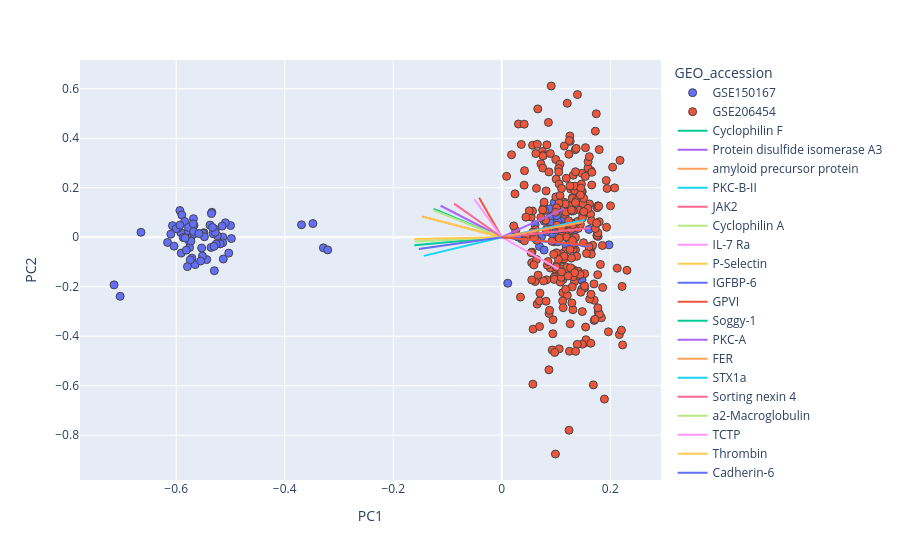

Write notebook code for a chart like this one.
### Code cell
fig = visualisation.pca_biplot(W, scores, corrected_second_trimester, topN = 20, XPC = 'PC1', YPC = 'PC2')
fig.show()

### Figure 1 — Plotly figure (JSON) as saved in the notebook; plotly's stock layout.template omitted (floating-point values rounded to 4 significant figures; data arrays with more than 128 entries replaced by an {"elided": "..."} marker saying what was removed)
{"data": [{"hovertemplate": "GEO_accession=GSE150167<br>PC1=%{x}<br>PC2=%{y}<extra></extra>", "legendgroup": "GSE150167", "marker": {"color": "#636efa", "line": {"width": 1}, "size": 8, "symbol": "circle"}, "mode": "markers", "name": "GSE150167", "orientation": "v", "showlegend": true, "type": "scatter", "x": [0.06144, -0.5141, -0.3288, -0.5916, -0.4983, -0.4999, -0.5932, 0.06951, 0.09261, -0.5897, -0.5672, 0.1229, 0.089, 0.09887, 0.07845, -0.571, -0.5243, 0.1184, 0.09659, -0.5491, -0.5438, -0.3481, 0.07728, -0.528, 0.03651, -0.5651, -0.5321, 0.1053, -0.5756, 0.0779, 0.1155, -0.5775, 0.02454, -0.5727, 0.1105, -0.5683, -0.5844, -0.5502, 0.07318, -0.5343, -0.5282, 0.08249, 0.09131, -0.5971, 0.1168, -0.5677, -0.5358, 0.08861, 0.1183, -0.5754, -0.5298, -0.616, -0.5376, -0.5481, -0.5775, -0.5687, -0.5871, 0.08695, 0.09668, 0.1753, -0.7033, 0.02967, 0.1336, -0.5517, 0.1349, -0.5033, -0.6068, -0.5742, -0.6001, 0.1606, 0.1118, 0.1036, 0.1976, 0.104, -0.5681, 0.08955, 0.101, -0.3691, -0.5352, -0.5331, 0.116, -0.5582, -0.5908, -0.573, -0.7146, -0.5132, -0.5143, -0.5094, -0.5191, -0.3209, -0.5263, -0.5814, -0.555, -0.5532, -0.5303, 0.01098, -0.5793, 0.1479, -0.6099, -0.665, -0.6041, 0.147, -0.5931, -0.5836, -0.5154], "xaxis": "x", "y": [0.05049, 0.000311, -0.04305, 0.01854, -0.005332, 0.04725, 0.1078, -0.03746, 0.01453, 0.09002, 0.0482, 0.005283, 0.08076, 0.0292, 0.06442, -0.08462, 0.005446, 0.001695, -0.01864, 0.0183, -0.09051, 0.05507, 0.1211, 0.03181, -0.007124, -0.1106, 0.01448, 0.04041, -0.01759, -0.05201, 0.0158, 0.0238, 0.006872, -0.00036, 0.05122, 0.07489, 0.06386, 0.01507, 0.002394, 0.1007, 0.02009, 0.02233, 0.03425, 0.03581, 0.04146, 0.01325, -0.04136, 0.1148, -0.03344, -0.04153, -0.1354, -0.02129, 0.04893, 0.001849, 0.03954, 0.05422, -0.001174, 0.03512, 0.14, 0.0056, -0.2388, 0.0008173, 0.05644, -0.07619, 0.02925, -0.06429, 0.04649, -0.09162, 0.03446, 0.03153, 0.01251, -0.01852, -0.03096, 0.06712, 0.02293, 0.05719, 0.08744, 0.05022, 0.09561, 0.0396, 0.07457, 0.01483, -0.06417, -0.01547, -0.1926, -0.08817, -0.02237, 0.0583, -0.02703, -0.0512, -0.02755, -0.05238, -0.09631, -0.04385, -0.03699, -0.1858, -0.1187, -0.1742, 0.01224, 0.01981, -0.03614, -0.2119, 0.04865, -0.003155, 0.04484], "yaxis": "y"}, {"hovertemplate": "GEO_accession=GSE206454<br>PC1=%{x}<br>PC2=%{y}<extra></extra>", "legendgroup": "GSE206454", "marker": {"color": "#EF553B", "line": {"width": 1}, "size": 8, "symbol": "circle"}, "mode": "markers", "name": "GSE206454", "orientation": "v", "showlegend": true, "type": "scatter", "x": {"elided": "267 float values"}, "xaxis": "x", "y": {"elided": "267 float values"}, "yaxis": "y"}, {"mode": "lines", "name": "Cyclophilin F", "type": "scatter", "x": [0, -0.1256], "y": [0, 0.1143]}, {"mode": "lines", "name": "Protein disulfide isomerase A3", "type": "scatter", "x": [0, -0.1126], "y": [0, 0.1271]}, {"mode": "lines", "name": "amyloid precursor protein", "type": "scatter", "x": [0, -0.1466], "y": [0, 0.08341]}, {"mode": "lines", "name": "PKC-B-II", "type": "scatter", "x": [0, 0.1531], "y": [0, 0.06921]}, {"mode": "lines", "name": "JAK2", "type": "scatter", "x": [0, 0.1623], "y": [0, 0.0372]}, {"mode": "lines", "name": "Cyclophilin A", "type": "scatter", "x": [0, -0.1257], "y": [0, 0.1091]}, {"mode": "lines", "name": "IL-7 Ra", "type": "scatter", "x": [0, 0.1046], "y": [0, -0.1291]}, {"mode": "lines", "name": "P-Selectin", "type": "scatter", "x": [0, -0.1437], "y": [0, 0.08209]}, {"mode": "lines", "name": "IGFBP-6", "type": "scatter", "x": [0, 0.1611], "y": [0, -0.03645]}, {"mode": "lines", "name": "GPVI", "type": "scatter", "x": [0, -0.04172], "y": [0, 0.1598]}, {"mode": "lines", "name": "Soggy-1", "type": "scatter", "x": [0, -0.1611], "y": [0, -0.03285]}, {"mode": "lines", "name": "PKC-A", "type": "scatter", "x": [0, 0.1152], "y": [0, 0.1158]}, {"mode": "lines", "name": "FER", "type": "scatter", "x": [0, 0.1503], "y": [0, 0.06119]}, {"mode": "lines", "name": "STX1a", "type": "scatter", "x": [0, -0.1436], "y": [0, -0.07536]}, {"mode": "lines", "name": "Sorting nexin 4", "type": "scatter", "x": [0, -0.08802], "y": [0, 0.136]}, {"mode": "lines", "name": "a2-Macroglobulin", "type": "scatter", "x": [0, -0.1605], "y": [0, -0.0177]}, {"mode": "lines", "name": "TCTP", "type": "scatter", "x": [0, -0.05068], "y": [0, 0.1533]}, {"mode": "lines", "name": "Thrombin", "type": "scatter", "x": [0, -0.1612], "y": [0, -0.007025]}, {"mode": "lines", "name": "Cadherin-6", "type": "scatter", "x": [0, -0.1528], "y": [0, -0.0474]}, {"mode": "lines", "name": "PCSK7", "type": "scatter", "x": [0, 0.1567], "y": [0, -0.03181]}], "layout": {"legend": {"title": {"text": "GEO_accession"}, "tracegroupgap": 0}, "margin": {"t": 60}, "xaxis": {"anchor": "y", "domain": [0, 1], "title": {"text": "PC1"}}, "yaxis": {"anchor": "x", "domain": [0, 1], "title": {"text": "PC2"}}}}
